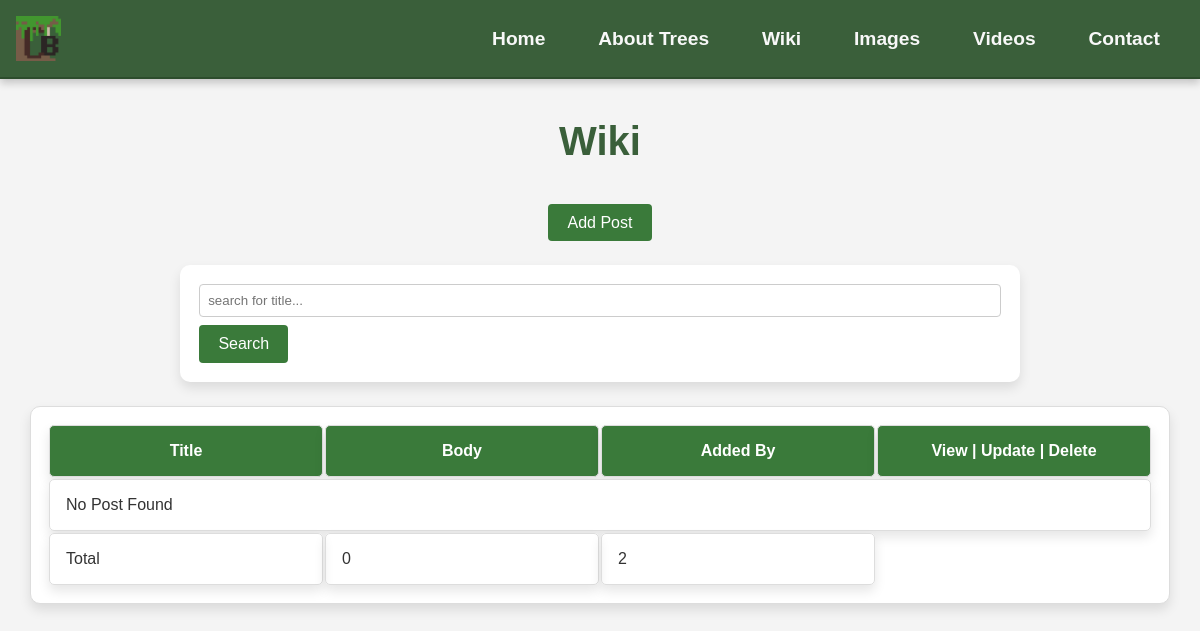
The page /Add/ on the database as committed earlier.
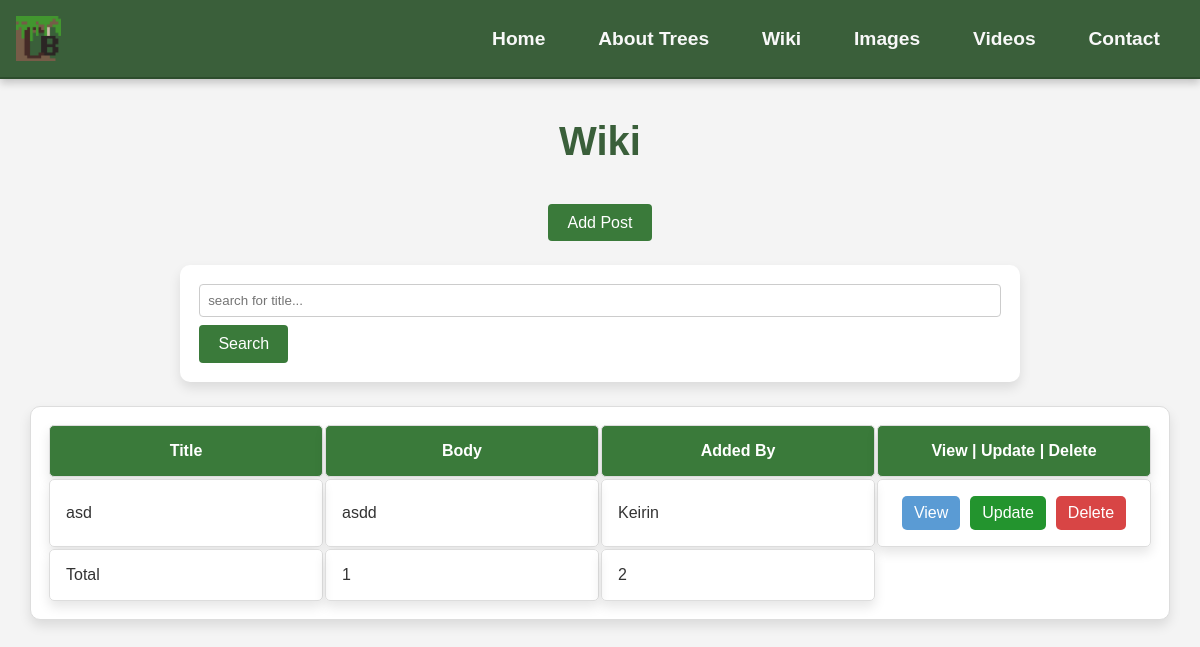
The same page on the database as committed later.
### app/models.py (models this page shows, shortened)
class Post(models.Model):
    title = models.CharField(max_length=100)
    author = models.ForeignKey("auth.User", on_delete=models.CASCADE)
    body = models.TextField()

### app/views.py (the view)
# urls.py: path('Add/', WikiListView.as_view(), name='Add'),
class WikiListView(ListView):
    model = Post
    context_object_name = 'posts'
    template_name = 'app/Wiki_list.html'
    def get_context_data(self, **kwargs):
        context = super().get_context_data(**kwargs)
        query = self.request.GET.get('q', '')
        if query:
            filtered_posts = Post.objects.filter(title__icontains=query)
        else:
            filtered_posts = Post.objects.all()
        context['posts'] = filtered_posts
        context['total_posts'] = Post.objects.count()
        context['total_users'] = User.objects.count()
        return context

### app/templates/app/Wiki_list.html
{% extends 'app/Base.html' %}
{% load static %}
{% block content %}
    <h1>Wiki</h1>
    <div class="btn_center">
        <a href="{% url 'Wiki_create' %}" class="wikiadd_btn">Add Post</a>
    </div>
    <form method="get" class="search_form" action="{% url 'Add' %}">
        <label>
            <input type="text" name="q" placeholder="search for title..." value="{{ search_query }}">
        </label>
        <button class="wiki_search" type="submit">Search</button>
    </form>
    <table>
        <thead>
            <tr>
                <th>Title</th>
                <th>Body</th>
                <th>Added By</th>
                <th>View | Update | Delete</th>
            </tr>
        </thead>
        <tbody>
        {% for post in posts %}
            <tr>
                <td>{{ post.title }}</td>
                <td>{{ post.body|truncatechars:55 }}</td>
                <td>{{ post.author }}</td>
                <td>
                    <div class="wiki_button_container">
                        <a href="{% url 'Wiki' post.pk %}" class="wiki_button table_view">View</a>
                        <a href="{% url 'Wiki_update' post.pk %}" class="wiki_button table_update">Update</a>
                        <a href="{% url 'Wiki_delete' post.pk %}" class="wiki_button table_delete">Delete</a>
                    </div>
                </td>
            </tr>
        {% empty %}
            <tr>
                <td colspan="4">No Post Found</td>
            </tr>
        {% endfor %}
        </tbody>
        <tfoot>
            <tr>
                <td>Total</td>
                <td>{{ total_posts }}</td>
                <td>{{ total_users }}</td>
            </tr>
        </tfoot>
    </table>
{% endblock content %}

Rows that differ between the two databases and show on the page:
added Post: title "asd", body "asdd", author "Keirin"
Other text that changed with them:
{{ total_posts }}: "0" → "1"
text no longer shown: "No Post Found"
